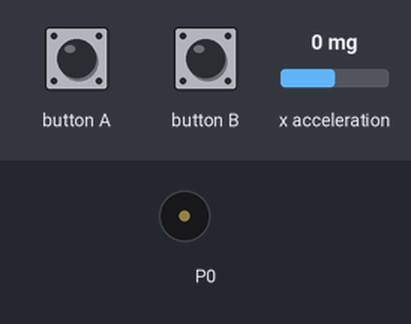
Simulated run of this program. Board: BBC micro:bit (MakeCode). Shown: buzzer (waves = sounding). The test bench sets the inputs (shaded band); at power-on: x acceleration 0 mg.

Above: at 1.2 s.
1.3 s: button A pressed for 0.15 s
At 1.8 s:
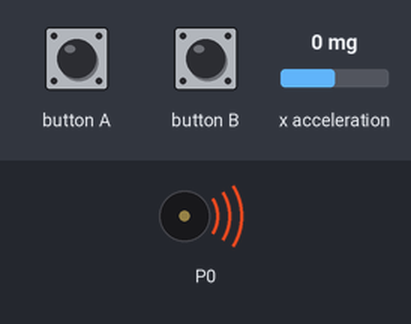
4.4 s: button B pressed for 0.15 s
Timing chart, 0 to 10.1 s (numbered marks = the images above; inputs shaded):
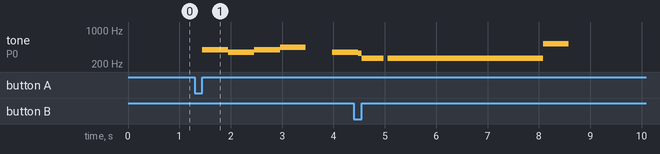

The program:

main.ts
```typescript
input.onButtonPressed(Button.A, function () {
    music.play(music.stringPlayable("G F G A - F E D ", input.acceleration(Dimension.X)), music.PlaybackMode.UntilDone)
})
input.onButtonPressed(Button.B, function () {
    music.play(music.stringPlayable("C C C C C C C C5 ", input.acceleration(Dimension.X)), music.PlaybackMode.UntilDone)
})
```

test.ts
```typescript
// les proves van aquí; això no es compilarà quan aquest paquet s'usi com a extensió.
```

Measured:
- after the input at 1.3 s, tone on P0: plays 392 Hz for 0.51 s, 349 Hz for 0.51 s, 392 Hz for 0.51 s, 440 Hz for 0.50 s, 349 Hz for 0.42 s, starting after 0.15 s
